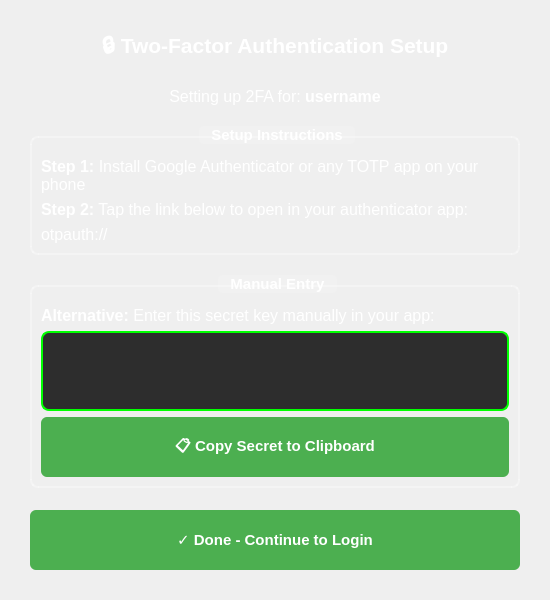
<?xml version="1.0" encoding="UTF-8"?>
<ui version="4.0">
 <class>QRDialog</class>
 <widget class="QDialog" name="QRDialog">
  <property name="geometry">
   <rect>
    <x>0</x>
    <y>0</y>
    <width>550</width>
    <height>600</height>
   </rect>
  </property>
  <property name="windowTitle">
   <string>Two-Factor Authentication Setup</string>
  </property>
  <property name="styleSheet">
   <string notr="true">QDialog {
    background: qlineargradient(x1:0, y1:0, x2:0, y2:1,
        stop:0 #1e3c72, stop:1 #2a5298);
}

QLabel {
    color: white;
    font-size: 12pt;
}

QTextEdit {
    background-color: #2d2d2d;
    color: #00ff00;
    font-family: 'Courier New', monospace;
    font-size: 14pt;
    font-weight: bold;
    border: 2px solid #00ff00;
    border-radius: 8px;
    padding: 10px;
}

QPushButton {
    background-color: #4CAF50;
    color: white;
    font-size: 11pt;
    font-weight: bold;
    border: none;
    border-radius: 6px;
    padding: 10px 20px;
    min-height: 40px;
}

QPushButton:hover {
    background-color: #45a049;
}

QPushButton:pressed {
    background-color: #3d8b40;
}

QGroupBox {
    color: white;
    font-size: 11pt;
    font-weight: bold;
    border: 2px solid rgba(255, 255, 255, 0.3);
    border-radius: 8px;
    margin-top: 10px;
    padding-top: 10px;
}

QGroupBox::title {
    subcontrol-origin: margin;
    subcontrol-position: top center;
    padding: 0 10px;
    background-color: rgba(255, 255, 255, 0.1);
    border-radius: 4px;
}</string>
  </property>
  <layout class="QVBoxLayout" name="verticalLayout">
   <property name="spacing">
    <number>20</number>
   </property>
   <property name="leftMargin">
    <number>30</number>
   </property>
   <property name="topMargin">
    <number>30</number>
   </property>
   <property name="rightMargin">
    <number>30</number>
   </property>
   <property name="bottomMargin">
    <number>30</number>
   </property>
   <item>
    <widget class="QLabel" name="titleLabel">
     <property name="text">
      <string>&lt;html&gt;&lt;head/&gt;&lt;body&gt;&lt;p align=&quot;center&quot;&gt;&lt;span style=&quot; font-size:16pt; font-weight:700;&quot;&gt;🔒 Two-Factor Authentication Setup&lt;/span&gt;&lt;/p&gt;&lt;/body&gt;&lt;/html&gt;</string>
     </property>
     <property name="wordWrap">
      <bool>true</bool>
     </property>
    </widget>
   </item>
   <item>
    <widget class="QLabel" name="usernameLabel">
     <property name="text">
      <string>&lt;html&gt;&lt;head/&gt;&lt;body&gt;&lt;p align=&quot;center&quot;&gt;Setting up 2FA for: &lt;span style=&quot; font-weight:700;&quot;&gt;username&lt;/span&gt;&lt;/p&gt;&lt;/body&gt;&lt;/html&gt;</string>
     </property>
     <property name="alignment">
      <set>Qt::AlignCenter</set>
     </property>
    </widget>
   </item>
   <item>
    <widget class="QGroupBox" name="instructionsGroup">
     <property name="title">
      <string>Setup Instructions</string>
     </property>
     <layout class="QVBoxLayout" name="verticalLayout_2">
      <item>
       <widget class="QLabel" name="step1Label">
        <property name="text">
         <string>&lt;html&gt;&lt;head/&gt;&lt;body&gt;&lt;p&gt;&lt;span style=&quot; font-weight:700;&quot;&gt;Step 1:&lt;/span&gt; Install Google Authenticator or any TOTP app on your phone&lt;/p&gt;&lt;/body&gt;&lt;/html&gt;</string>
        </property>
        <property name="wordWrap">
         <bool>true</bool>
        </property>
       </widget>
      </item>
      <item>
       <widget class="QLabel" name="step2Label">
        <property name="text">
         <string>&lt;html&gt;&lt;head/&gt;&lt;body&gt;&lt;p&gt;&lt;span style=&quot; font-weight:700;&quot;&gt;Step 2:&lt;/span&gt; Tap the link below to open in your authenticator app:&lt;/p&gt;&lt;/body&gt;&lt;/html&gt;</string>
        </property>
        <property name="wordWrap">
         <bool>true</bool>
        </property>
       </widget>
      </item>
      <item>
       <widget class="QLabel" name="otpauthLabel">
        <property name="text">
         <string>otpauth://</string>
        </property>
        <property name="textFormat">
         <enum>Qt::RichText</enum>
        </property>
        <property name="wordWrap">
         <bool>true</bool>
        </property>
        <property name="openExternalLinks">
         <bool>true</bool>
        </property>
        <property name="textInteractionFlags">
         <set>Qt::TextBrowserInteraction</set>
        </property>
       </widget>
      </item>
     </layout>
    </widget>
   </item>
   <item>
    <widget class="QGroupBox" name="manualGroup">
     <property name="title">
      <string>Manual Entry</string>
     </property>
     <layout class="QVBoxLayout" name="verticalLayout_3">
      <item>
       <widget class="QLabel" name="manualLabel">
        <property name="text">
         <string>&lt;html&gt;&lt;head/&gt;&lt;body&gt;&lt;p&gt;&lt;span style=&quot; font-weight:700;&quot;&gt;Alternative:&lt;/span&gt; Enter this secret key manually in your app:&lt;/p&gt;&lt;/body&gt;&lt;/html&gt;</string>
        </property>
        <property name="wordWrap">
         <bool>true</bool>
        </property>
       </widget>
      </item>
      <item>
       <widget class="QTextEdit" name="secretTextEdit">
        <property name="maximumSize">
         <size>
          <width>16777215</width>
          <height>80</height>
         </size>
        </property>
        <property name="readOnly">
         <bool>true</bool>
        </property>
       </widget>
      </item>
      <item>
       <widget class="QPushButton" name="copySecretButton">
        <property name="text">
         <string>📋 Copy Secret to Clipboard</string>
        </property>
       </widget>
      </item>
     </layout>
    </widget>
   </item>
   <item>
    <spacer name="verticalSpacer">
     <property name="orientation">
      <enum>Qt::Vertical</enum>
     </property>
     <property name="sizeHint" stdset="0">
      <size>
       <width>20</width>
       <height>20</height>
      </size>
     </property>
    </spacer>
   </item>
   <item>
    <widget class="QPushButton" name="doneButton">
     <property name="text">
      <string>✓ Done - Continue to Login</string>
     </property>
    </widget>
   </item>
  </layout>
 </widget>
 <resources/>
 <connections/>
</ui>
